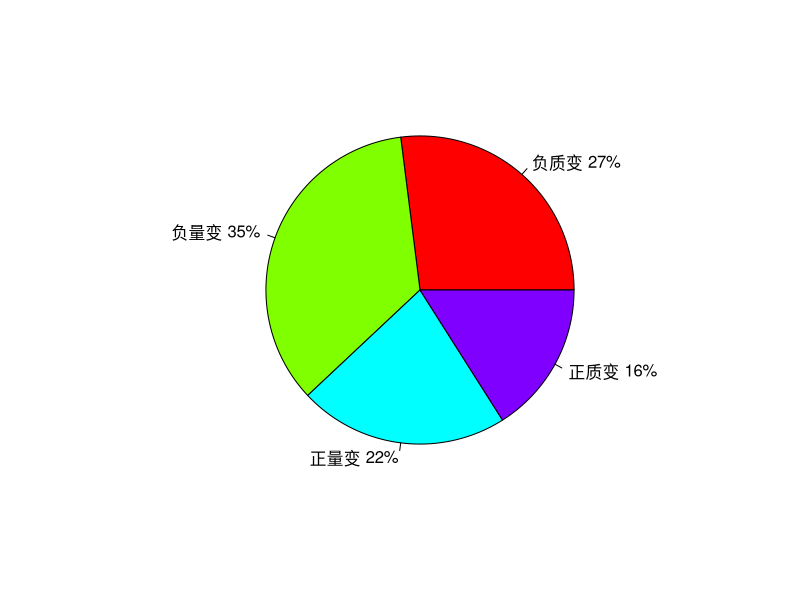

This chart was generated by the following R code:
## ---- chunk 1
a <- 28553.5
b <- 73872.3
c <- 7334.8
d <- 210614.6
optValue <- 73872.3
## ---- chunk 2
ceju <- function(x, a, b){
  if(x < b) result <- a - x
  else if(x == b) result <- a - b
  else result <- x-b
  return(result)
}

## ---- chunk 3
distance.good <- function(x, a, b){
  if(x < (a+b)/2) result <- a - x
  else result <- x - b
  return(result)
}


## ---- chunk 4

distance.notbad <- function(x, c, d){
  if(x < (c+d)/2) result <- c - x
  else result <- x - d 
  return(result)
}

## ---- chunk 5

D <- function(x, a, b, c, d){
  result.good <- distance.good(x,a,b)
  result.notbad <- distance.notbad(x,c,d)
  
  if(result.good==result.notbad) result <- a-b
  
  
  else if((x>b||x<a)){
    result <- result.notbad - result.good
  }
  
  else {
    result <- result.notbad - result.good + a - b
  }
  return(result)
}
## ---- chunk 6

k <- function(x, a, b, c, d){
  return(ceju(x,a,b)/D(x,a,b,c,d))
}
## ---- chunk 7
k(101902,a,b,c,d)
## ---- chunk 8
k(31697,a,b,c,d)
## ---- chunk 9
# 判断类别 0为拓界 1为正量变 -1为负量变 2为正质变 -2为负质变

predictLabel <- function(now, before, a, b, c, d){
  k.now <- k(now, a, b, c, d)
  k.before <- k(before, a, b, c, d)
  if(k.now == 0) return(0)
  else if((k.before < 0||k.before ==0) && k.now > 0)
    return(2)
  else if (k.before > 0 && k.now < 0) return(-2)
  else if(k.before > 0 && k.now > 0) return(1)
  else if(k.before < 0 && k.now < 0) return(-1)
}

## ---- chunk 10
predictLabel(31697,101902,a,b,c,d)
## ---- chunk 11
sale.a <- rnorm(100,73872,30000)
sale.b <- rnorm(100,73872,30200)
sale.a
sale.b

## ---- chunk 12
label <- {}
for(i in 1:length(sale.a)){
  
  label[i] <- predictLabel(sale.a[i],sale.b[i],a,b,c,d)
}

## ---- chunk 13
label

## ---- chunk 14
df <- data.frame(sale.a, sale.b, label)
df
## ---- chunk 15
# 饼图
lbls <- c("负质变","负量变","正量变","正质变")
freq <- table(label)
pct <- prop.table(freq)*100
lbls2 <- paste(lbls, " ", pct, "%", sep="")


pie(freq,labels=lbls2,col=rainbow(length(lbls)))
